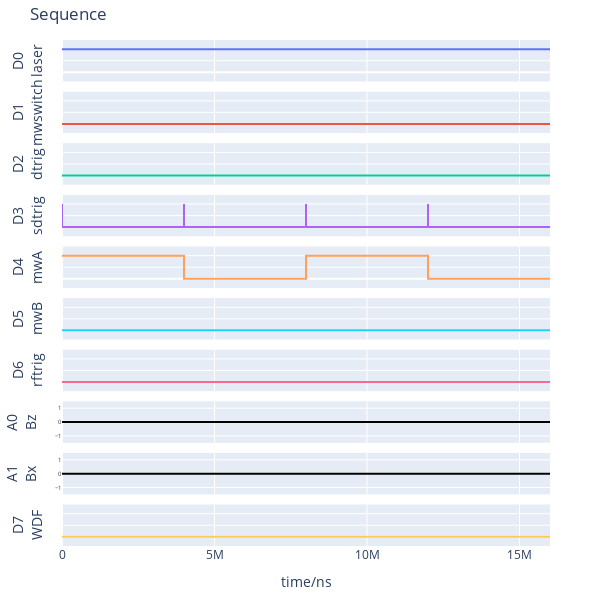

Notebook code cell kept with this figure:
### Code cell
dur_pt = 16E6 # duration of each frequency point
dig_trig_len=20
divpart_pt = 2
clock_rate = 500E-6 #GHz
daqtrig_delay = 1/clock_rate #delay
seq_daqtrig = [(dur_pt/2.0, HIGH), (dur_pt/2.0, LOW)]
seq_laser = [(dur_pt, HIGH)]
seq_mwA = [(dur_pt/2.0/divpart_pt, HIGH), (dur_pt/2.0/divpart_pt, LOW)]*divpart_pt
seq_clock = [(0.5/clock_rate, HIGH),(0.5/clock_rate, LOW)]*int(dur_pt*clock_rate)
# seq_dig= [(dur_pt/2.0/divpart_pt, LOW), (dig_trig_len,HIGH),(dur_pt/2.0/divpart_pt/2-2*dig_trig_len, LOW),(dig_trig_len,HIGH),(dur_pt/2.0/divpart_pt/2-2*dig_trig_len, LOW)]*divpart_pt
seq_dig= [(dig_trig_len,HIGH), (dur_pt/2.0/divpart_pt-dig_trig_len, LOW),(dig_trig_len,LOW),(dig_trig_len,HIGH), (dur_pt/2.0/divpart_pt-dig_trig_len, LOW)]*divpart_pt

pg.setDigital("laser", seq_laser)
pg.setDigital("mwA", seq_mwA)
pg.setDigital('sdtrig',seq_dig)
# pg.setDigital("laser", seq_mwA)
# pg.setDigital("mw_A", seq_laser)
# pg.setDigital("dtrig", seq_daqtrig)
# pg.setDigital("dclk", seq_clock)
pg.setTrigger(start=TriggerStart.SOFTWARE, rearm=TriggerRearm.MANUAL)
pg.plotSeq(plot_all=False)

### Figure 1 — Plotly figure (JSON) as saved in the notebook; plotly's stock layout.template omitted (floating-point values rounded to 4 significant figures)
{"data": [{"line": {"shape": "hv"}, "mode": "lines", "name": "D0", "type": "scatter", "x": [0, 16000000, 16000040], "xaxis": "x", "y": [1, 1, 1], "yaxis": "y"}, {"line": {"shape": "hv"}, "mode": "lines", "name": "D1", "type": "scatter", "x": [0, 16000040], "xaxis": "x2", "y": [0, 0], "yaxis": "y2"}, {"line": {"shape": "hv"}, "mode": "lines", "name": "D2", "type": "scatter", "x": [0, 16000040], "xaxis": "x3", "y": [0, 0], "yaxis": "y3"}, {"line": {"shape": "hv"}, "mode": "lines", "name": "D3", "type": "scatter", "x": [0, 20, 4000000, 4000020, 4000040, 8000020, 8000040, 12000020, 12000040, 12000060, 16000040], "xaxis": "x4", "y": [1, 0, 0, 1, 0, 1, 0, 0, 1, 0, 0], "yaxis": "y4"}, {"line": {"shape": "hv"}, "mode": "lines", "name": "D4", "type": "scatter", "x": [0, 4000000, 8000000, 12000000, 16000000, 16000040], "xaxis": "x5", "y": [1, 0, 1, 0, 0, 0], "yaxis": "y5"}, {"line": {"shape": "hv"}, "mode": "lines", "name": "D5", "type": "scatter", "x": [0, 16000040], "xaxis": "x6", "y": [0, 0], "yaxis": "y6"}, {"line": {"shape": "hv"}, "mode": "lines", "name": "D6", "type": "scatter", "x": [0, 16000040], "xaxis": "x7", "y": [0, 0], "yaxis": "y7"}, {"line": {"color": "black", "shape": "hv"}, "mode": "lines", "name": "A0", "type": "scatter", "x": [0, 16000040], "xaxis": "x8", "y": [0.0, 0.0], "yaxis": "y8"}, {"line": {"color": "black", "shape": "hv"}, "mode": "lines", "name": "A1", "type": "scatter", "x": [0, 16000040], "xaxis": "x9", "y": [0.0, 0.0], "yaxis": "y9"}, {"line": {"shape": "hv"}, "mode": "lines", "name": "D7", "type": "scatter", "x": [0, 16000040], "xaxis": "x10", "y": [0, 0], "yaxis": "y10"}], "layout": {"height": 600, "margin": {"b": 40, "l": 50, "r": 50, "t": 40}, "showlegend": false, "title": {"text": "Sequence"}, "width": 600, "xaxis": {"anchor": "y", "domain": [0, 1], "matches": "x10", "showticklabels": false}, "xaxis10": {"anchor": "y10", "domain": [0, 1], "title": {"text": "time/ns"}}, "xaxis2": {"anchor": "y2", "domain": [0, 1], "matches": "x10", "showticklabels": false}, "xaxis3": {"anchor": "y3", "domain": [0, 1], "matches": "x10", "showticklabels": false}, "xaxis4": {"anchor": "y4", "domain": [0, 1], "matches": "x10", "showticklabels": false}, "xaxis5": {"anchor": "y5", "domain": [0, 1], "matches": "x10", "showticklabels": false}, "xaxis6": {"anchor": "y6", "domain": [0, 1], "matches": "x10", "showticklabels": false}, "xaxis7": {"anchor": "y7", "domain": [0, 1], "matches": "x10", "showticklabels": false}, "xaxis8": {"anchor": "y8", "domain": [0, 1], "matches": "x10", "showticklabels": false}, "xaxis9": {"anchor": "y9", "domain": [0, 1], "matches": "x10", "showticklabels": false}, "yaxis": {"anchor": "x", "domain": [0.918, 1.0], "range": [-0.4, 1.4], "showticklabels": false, "title": {"text": "D0<br>laser"}}, "yaxis10": {"anchor": "x10", "domain": [0, 0.082], "range": [-0.4, 1.4], "showticklabels": false, "title": {"text": "D7<br>WDF"}}, "yaxis2": {"anchor": "x2", "domain": [0.816, 0.898], "range": [-0.4, 1.4], "showticklabels": false, "title": {"text": "D1<br>mwswitch"}}, "yaxis3": {"anchor": "x3", "domain": [0.714, 0.796], "range": [-0.4, 1.4], "showticklabels": false, "title": {"text": "D2<br>dtrig"}}, "yaxis4": {"anchor": "x4", "domain": [0.612, 0.694], "range": [-0.4, 1.4], "showticklabels": false, "title": {"text": "D3<br>sdtrig"}}, "yaxis5": {"anchor": "x5", "domain": [0.51, 0.592], "range": [-0.4, 1.4], "showticklabels": false, "title": {"text": "D4<br>mwA"}}, "yaxis6": {"anchor": "x6", "domain": [0.408, 0.49], "range": [-0.4, 1.4], "showticklabels": false, "title": {"text": "D5<br>mwB"}}, "yaxis7": {"anchor": "x7", "domain": [0.306, 0.388], "range": [-0.4, 1.4], "showticklabels": false, "title": {"text": "D6<br>rftrig"}}, "yaxis8": {"anchor": "x8", "domain": [0.204, 0.286], "range": [-1.5, 1.5], "tickfont": {"size": 6}, "title": {"text": "A0<br>Bz"}}, "yaxis9": {"anchor": "x9", "domain": [0.102, 0.184], "range": [-1.5, 1.5], "tickfont": {"size": 6}, "title": {"text": "A1<br>Bx"}}}}
